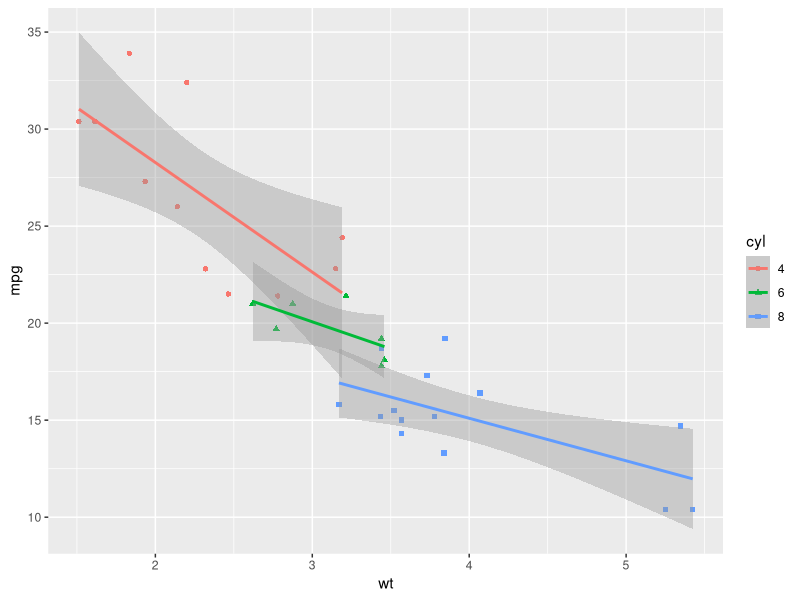
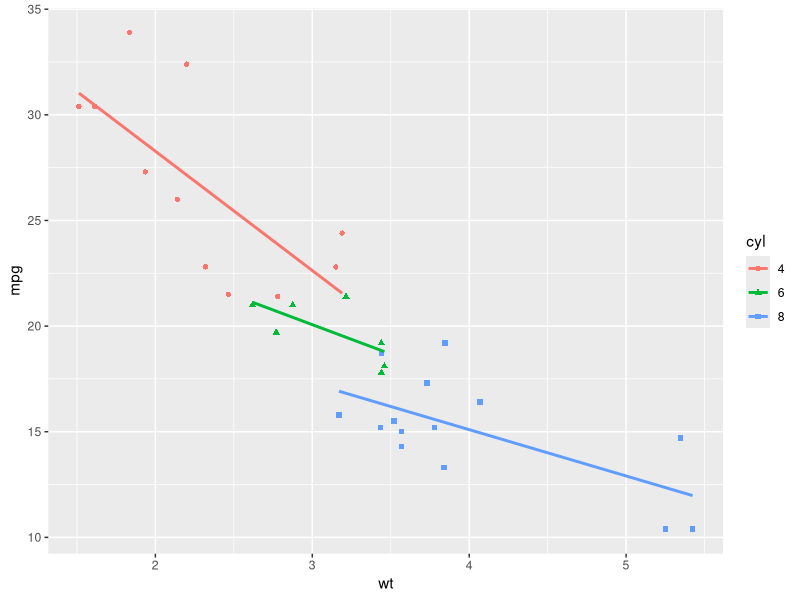
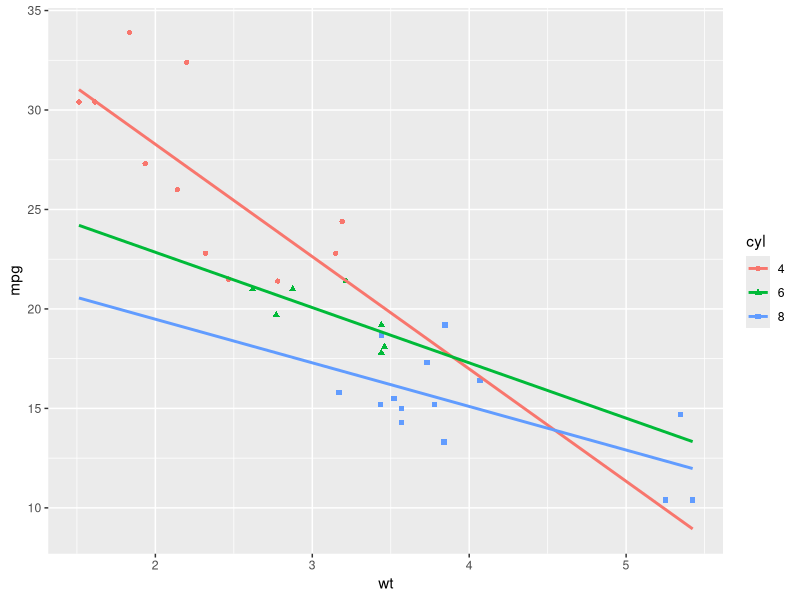
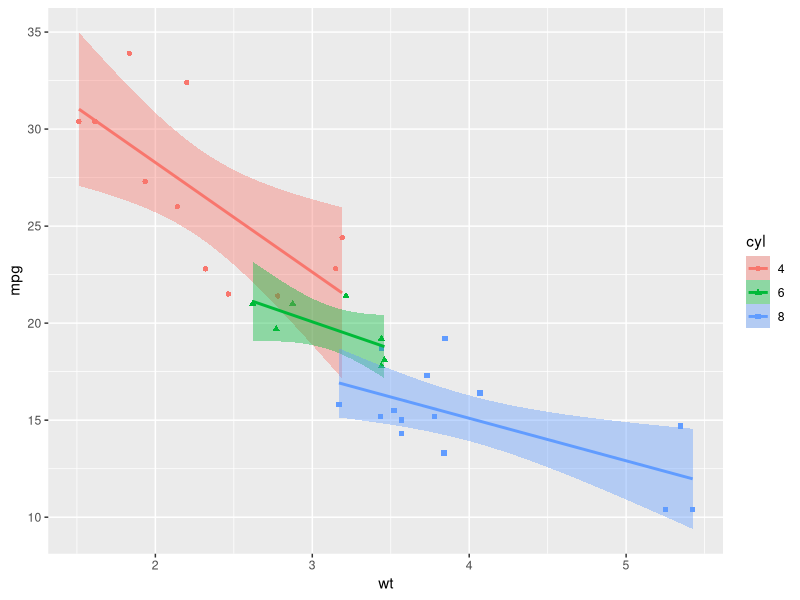
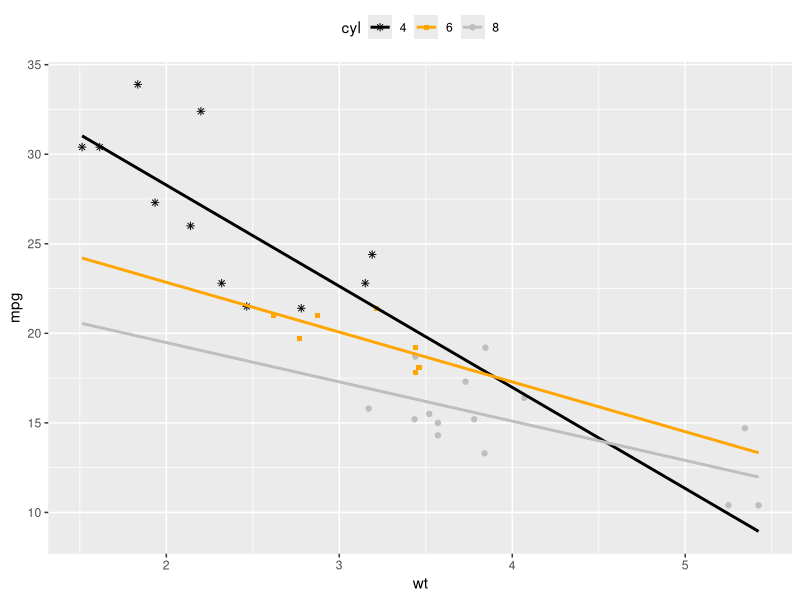
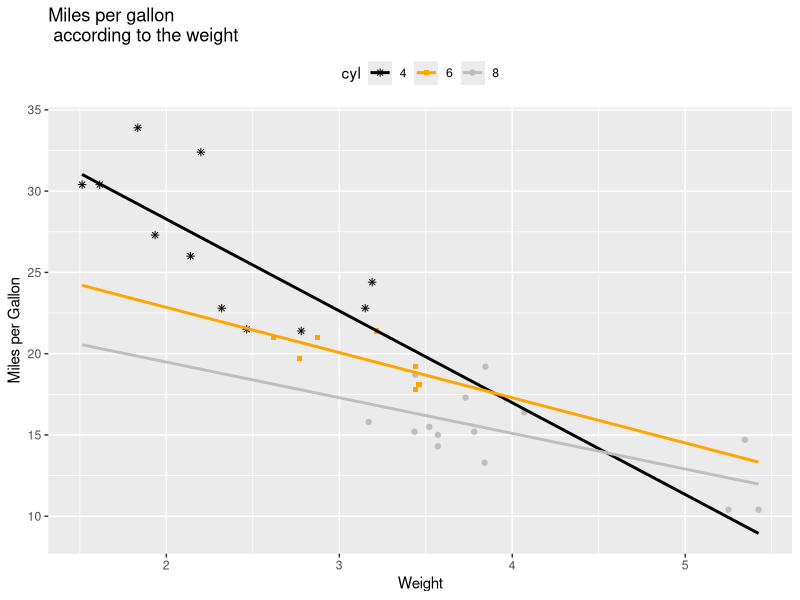
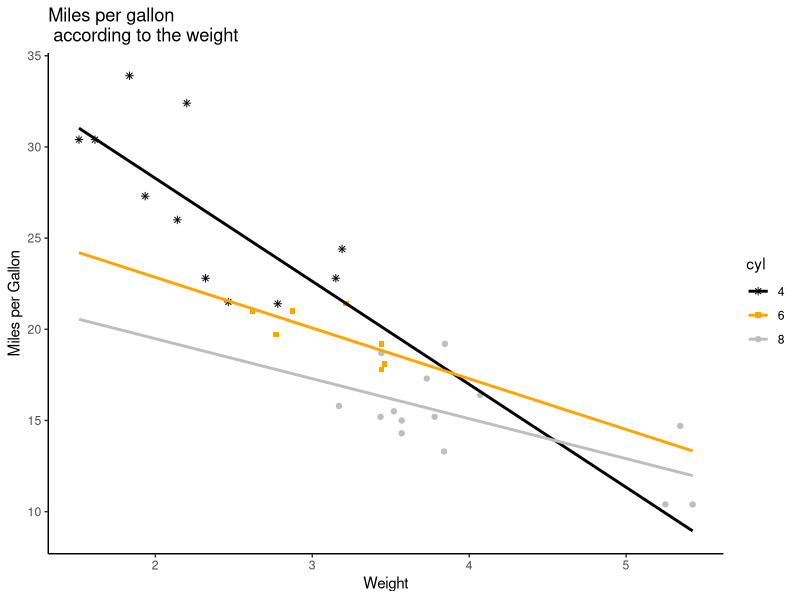
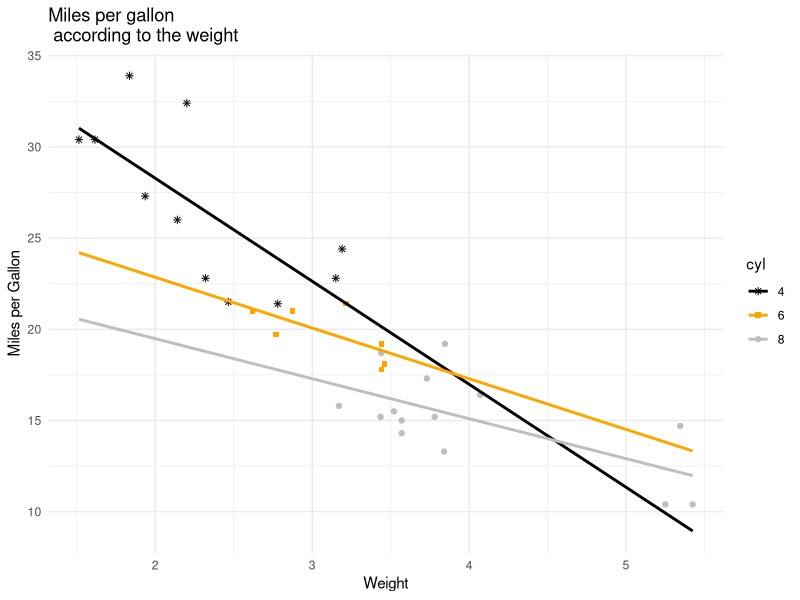

Write the R code that produced these figures, in order.
library(ggplot2)
dataset=mtcars
dataset$cyl = as.factor(dataset$cyl)

# multiple regression line
ggplot(dataset, aes(x = wt, y = mpg, color = cyl, shape = cyl)) + 
  geom_point() + 
  geom_smooth(method = lm)

# removing confidence of interval
ggplot(dataset, aes(x = wt, y = mpg, color = cyl, shape = cyl)) + 
  geom_point() + 
  geom_smooth(method = lm, se = F)

# extending the regression line
ggplot(dataset, aes(x = wt, y = mpg, color = cyl, shape = cyl)) + 
  geom_point() + 
  geom_smooth(method = lm, se = F, fullrange = T)

# filling the color of confidence bands
ggplot(dataset, aes(x = wt, y = mpg, color = cyl, shape = cyl)) + 
  geom_point() + 
  geom_smooth(method = lm, 
              aes(fill = cyl))
                  
# changing point shapes and colors manually, placement of legend
ggplot(dataset, aes(x = wt, y = mpg, 
                    color = cyl, 
                    shape = cyl)) + 
  geom_point() + 
  geom_smooth(method = lm, 
              se = F, fullrange= T ) +
  scale_shape_manual(values = c(8,15,19)) + 
  scale_color_manual(values = c("black","orange","grey")) +
  theme(legend.position = "top")

# customizing scatter plots
ggplot(dataset, aes(x = wt, y = mpg, 
                    color = cyl, 
                    shape = cyl)) + 
  geom_point() + 
  geom_smooth(method = lm, 
              se = F, fullrange= T ) +
  scale_shape_manual(values = c(8,15,19)) + 
  scale_color_manual(values = c("black","orange","grey")) +
  labs(title = "Miles per gallon \n according to the weight", x = "Weight", y = "Miles per Gallon") + 
  # \n : works as enter key
  theme(legend.position = "top")

# customizing themes
plot = ggplot(dataset, aes(x = wt, y = mpg, 
                           color = cyl, 
                           shape = cyl)) + 
  geom_point() + 
  geom_smooth(method = lm, 
              se = F, fullrange= T ) +
  scale_shape_manual(values = c(8,15,19)) + 
  scale_color_manual(values = c("black","orange","grey")) +
  labs(title = "Miles per gallon \n according to the weight", x = "Weight", y = "Miles per Gallon") + 
  # \n : works as enter key
  theme(legend.position = "top")

plot + theme_classic()
plot + theme_minimal()
